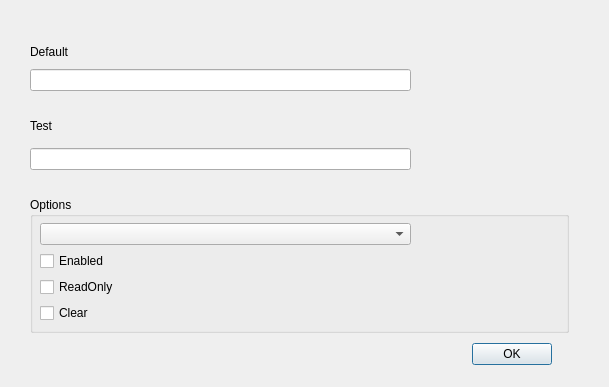
<?xml version="1.0" encoding="UTF-8"?>
<ui version="4.0">
 <class>Dialog</class>
 <widget class="QDialog" name="Dialog">
  <property name="geometry">
   <rect>
    <x>0</x>
    <y>0</y>
    <width>609</width>
    <height>387</height>
   </rect>
  </property>
  <property name="windowTitle">
   <string>Dialog</string>
  </property>
  <widget class="QGroupBox" name="groupBox">
   <property name="geometry">
    <rect>
     <x>30</x>
     <y>197</y>
     <width>539</width>
     <height>136</height>
    </rect>
   </property>
   <property name="title">
    <string>Options</string>
   </property>
   <widget class="QComboBox" name="cmbEcho">
    <property name="geometry">
     <rect>
      <x>10</x>
      <y>26</y>
      <width>371</width>
      <height>22</height>
     </rect>
    </property>
   </widget>
   <widget class="QCheckBox" name="chkEnabled">
    <property name="geometry">
     <rect>
      <x>10</x>
      <y>54</y>
      <width>72</width>
      <height>20</height>
     </rect>
    </property>
    <property name="text">
     <string>Enabled</string>
    </property>
   </widget>
   <widget class="QCheckBox" name="chkReadOnly">
    <property name="geometry">
     <rect>
      <x>10</x>
      <y>80</y>
      <width>81</width>
      <height>20</height>
     </rect>
    </property>
    <property name="text">
     <string>ReadOnly</string>
    </property>
   </widget>
   <widget class="QCheckBox" name="chkClear">
    <property name="geometry">
     <rect>
      <x>10</x>
      <y>106</y>
      <width>57</width>
      <height>20</height>
     </rect>
    </property>
    <property name="text">
     <string>Clear</string>
    </property>
   </widget>
  </widget>
  <widget class="QDialogButtonBox" name="buttonBox">
   <property name="geometry">
    <rect>
     <x>360</x>
     <y>340</y>
     <width>192</width>
     <height>28</height>
    </rect>
   </property>
   <property name="standardButtons">
    <set>QDialogButtonBox::Ok</set>
   </property>
  </widget>
  <widget class="QWidget" name="layoutWidget">
   <property name="geometry">
    <rect>
     <x>30</x>
     <y>40</y>
     <width>381</width>
     <height>51</height>
    </rect>
   </property>
   <layout class="QVBoxLayout" name="verticalLayout">
    <item>
     <widget class="QLabel" name="label">
      <property name="text">
       <string>Default</string>
      </property>
     </widget>
    </item>
    <item>
     <widget class="QLineEdit" name="txtDefault"/>
    </item>
   </layout>
  </widget>
  <widget class="QWidget" name="layoutWidget">
   <property name="geometry">
    <rect>
     <x>30</x>
     <y>109</y>
     <width>381</width>
     <height>61</height>
    </rect>
   </property>
   <layout class="QVBoxLayout" name="verticalLayout_2">
    <item>
     <widget class="QLabel" name="label_2">
      <property name="text">
       <string>Test</string>
      </property>
     </widget>
    </item>
    <item>
     <widget class="QLineEdit" name="txtTest">
      <property name="readOnly">
       <bool>false</bool>
      </property>
      <property name="clearButtonEnabled">
       <bool>false</bool>
      </property>
     </widget>
    </item>
   </layout>
  </widget>
 </widget>
 <resources/>
 <connections/>
</ui>
